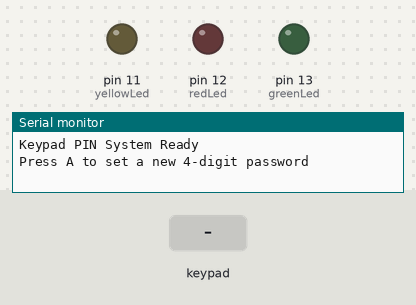
Bench run of a sketch on a simulated Arduino Uno, built with avr-gcc and run on an emulated ATmega328P. Shown: output pins drawn as LEDs (lit = HIGH), the last lines printed to the serial monitor. Wiring (from diagram.json): 4×4 keypad with keys 1 2 3 A 4 5 6 B 7 8 9 C * 0 # D: rows pin 9, pin 8, pin 7, pin 6; columns pin 5, pin 4, pin 3, pin 2. Dashed ring = blinking. The test bench sets the inputs (shaded band). Pins used as bus, display or sensor lines are not drawn.

Above: at 1.2 s.
1.3 s: key '#' pressed
At 1.37 s:
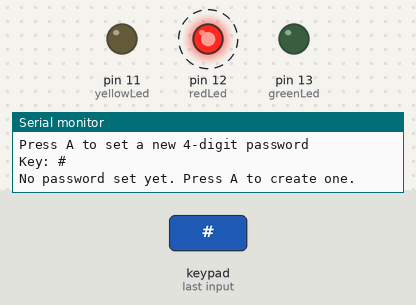
3.2 s: keypad keys 9 8 7 6 pressed 0.4 s apart
6.3 s: key '1' pressed
7.8 s: keypad keys 9 8 7 6 * pressed 0.4 s apart
11.3 s: key 'A' pressed
12.8 s: keypad keys 9 8 7 6 # pressed 0.4 s apart
At 15.3 s:
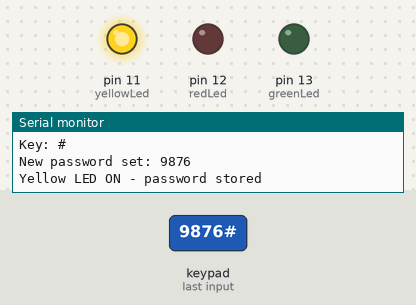
Timing chart, 0 to 16.8 s (numbered marks = the images above; inputs shaded):
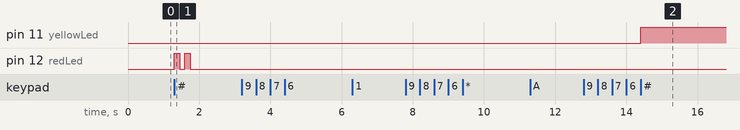

Measured:
- after the input at 1.3 s, pin 12 (redLed): alternates HIGH for 0.15 s and LOW for 0.15 s, 4 changes in all, then stays LOW, starting at once
- after the input at 12.8 s, pin 11 (yellowLed): LOW → HIGH after 1.6 s

The sketch:

sketch.ino
```cpp
// Keypad size
const int ROWS = 4;
const int COLS = 4;

// Key layout
char keys[ROWS][COLS] = {
  { '1', '2', '3', 'A' },
  { '4', '5', '6', 'B' },
  { '7', '8', '9', 'C' },
  { '*', '0', '#', 'D' }
};

// Pin connections
int rowPins[ROWS] = {9, 8, 7, 6};
int colPins[COLS] = {5, 4, 3, 2};

// LEDs
const int greenLed = 13;
const int redLed = 12;
const int yellowLed = 11;

// PIN system
String correctPin = "";
String enteredPin = "";
bool passwordSet = false;
bool setMode = false;

// Key press tracking
bool keyReleased = true;

void setup() {
  Serial.begin(9600);

  // Setup rows as OUTPUT
  for (int i = 0; i < ROWS; i++) {
    pinMode(rowPins[i], OUTPUT);
    digitalWrite(rowPins[i], HIGH);
  }

  // Setup columns as INPUT_PULLUP
  for (int i = 0; i < COLS; i++) {
    pinMode(colPins[i], INPUT_PULLUP);
  }

  pinMode(greenLed, OUTPUT);
  pinMode(redLed, OUTPUT);
  pinMode(yellowLed, OUTPUT);

  digitalWrite(greenLed, LOW);
  digitalWrite(redLed, LOW);
  digitalWrite(yellowLed, LOW);

  Serial.println("Keypad PIN System Ready");
  Serial.println("Press A to set a new 4-digit password");
}

void loop() {
  char key = getKey();

  if (key != '\0') {
    Serial.print("Key: ");
    Serial.println(key);

    // Enter password set mode
    if (key == 'A') {
      enteredPin = "";
      setMode = true;
      Serial.println("SET MODE: Enter new 4-digit password, then press #");
      return;
    }

    // Clear current input
    if (key == '*') {
      enteredPin = "";
      Serial.println("Cleared");
      return;
    }

    // Submit
    if (key == '#') {
      if (setMode) {
        saveNewPassword();
      } else {
        checkPin();
      }
      return;
    }

    // Numbers only
    if (key >= '0' && key <= '9') {
      if (enteredPin.length() < 4) {
        enteredPin += key;

        Serial.print("Entered: ");
        for (int i = 0; i < enteredPin.length(); i++) {
          Serial.print("*");
        }
        Serial.println();
      } else {
        Serial.println("Maximum 4 digits only");
      }
    }
  }
}

// Scan keypad manually
char getKey() {
  char detectedKey = '\0';

  for (int row = 0; row < ROWS; row++) {
    digitalWrite(rowPins[row], LOW);

    for (int col = 0; col < COLS; col++) {
      if (digitalRead(colPins[col]) == LOW) {
        detectedKey = keys[row][col];
      }
    }

    digitalWrite(rowPins[row], HIGH);
  }

  // Only register once per press-release cycle
  if (detectedKey != '\0' && keyReleased) {
    keyReleased = false;
    return detectedKey;
  }

  // Reset when no key is pressed
  if (detectedKey == '\0') {
    keyReleased = true;
  }

  return '\0';
}

// Save new password
void saveNewPassword() {
  if (enteredPin.length() == 4) {
    correctPin = enteredPin;
    passwordSet = true;
    setMode = false;

    digitalWrite(yellowLed, HIGH);

    Serial.print("New password set: ");
    Serial.println(correctPin);
    Serial.println("Yellow LED ON - password stored");
  } else {
    Serial.println("Password must be exactly 4 digits");
    flashRed(2, 150);
  }

  enteredPin = "";
}

// Check entered PIN
void checkPin() {
  if (!passwordSet) {
    Serial.println("No password set yet. Press A to create one.");
    flashRed(2, 150);
    enteredPin = "";
    return;
  }

  if (enteredPin == correctPin) {
    Serial.println("Access Granted");
    digitalWrite(greenLed, HIGH);
    delay(1000);
    digitalWrite(greenLed, LOW);
  } else {
    Serial.println("Access Denied");
    flashRed(3, 200);
  }

  enteredPin = "";
}

// Flash red LED
void flashRed(int times, int delayTime) {
  for (int i = 0; i < times; i++) {
    digitalWrite(redLed, HIGH);
    delay(delayTime);
    digitalWrite(redLed, LOW);
    delay(delayTime);
  }
}
```
